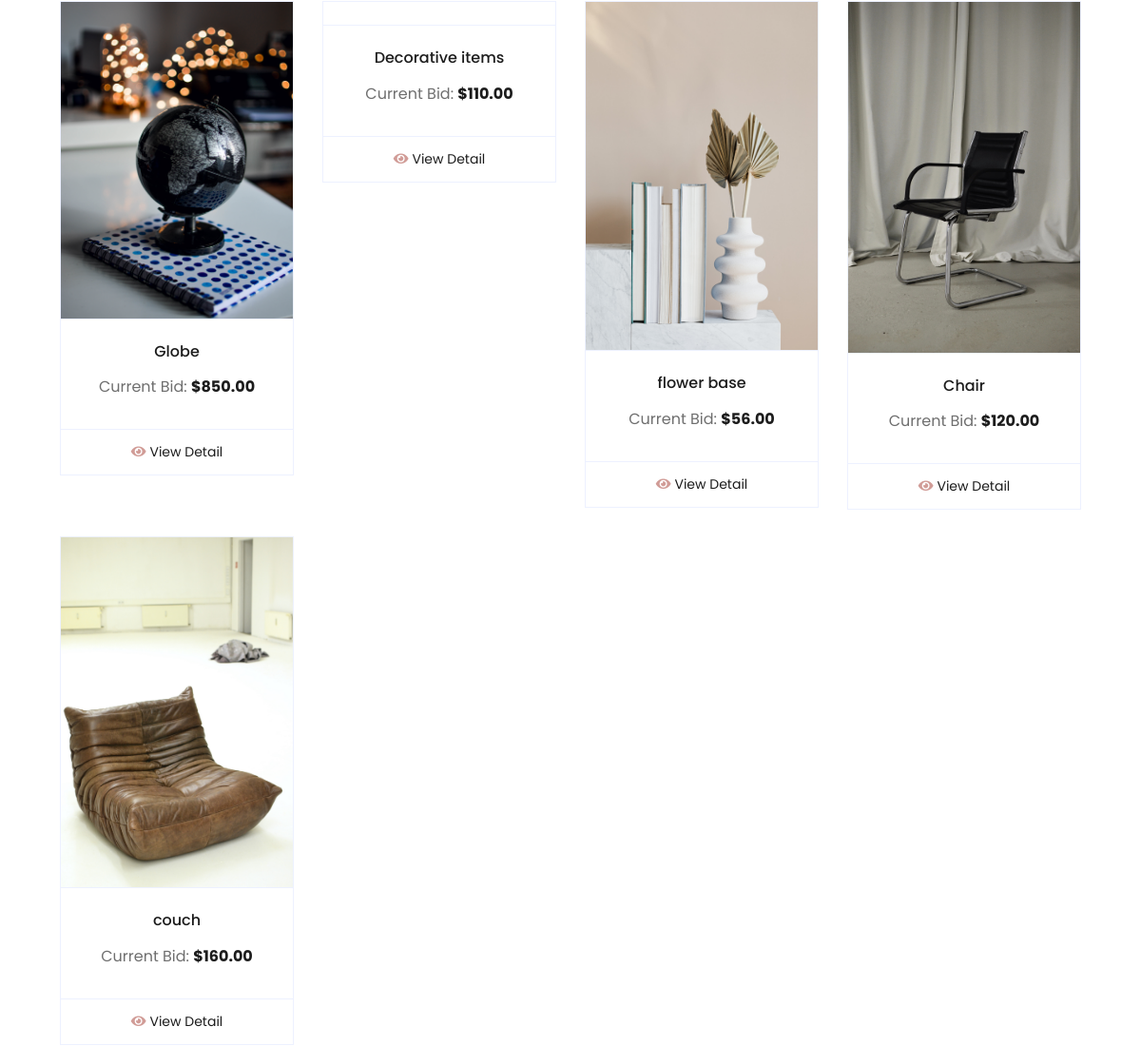
The app's page /categories/office (middle part), older data.
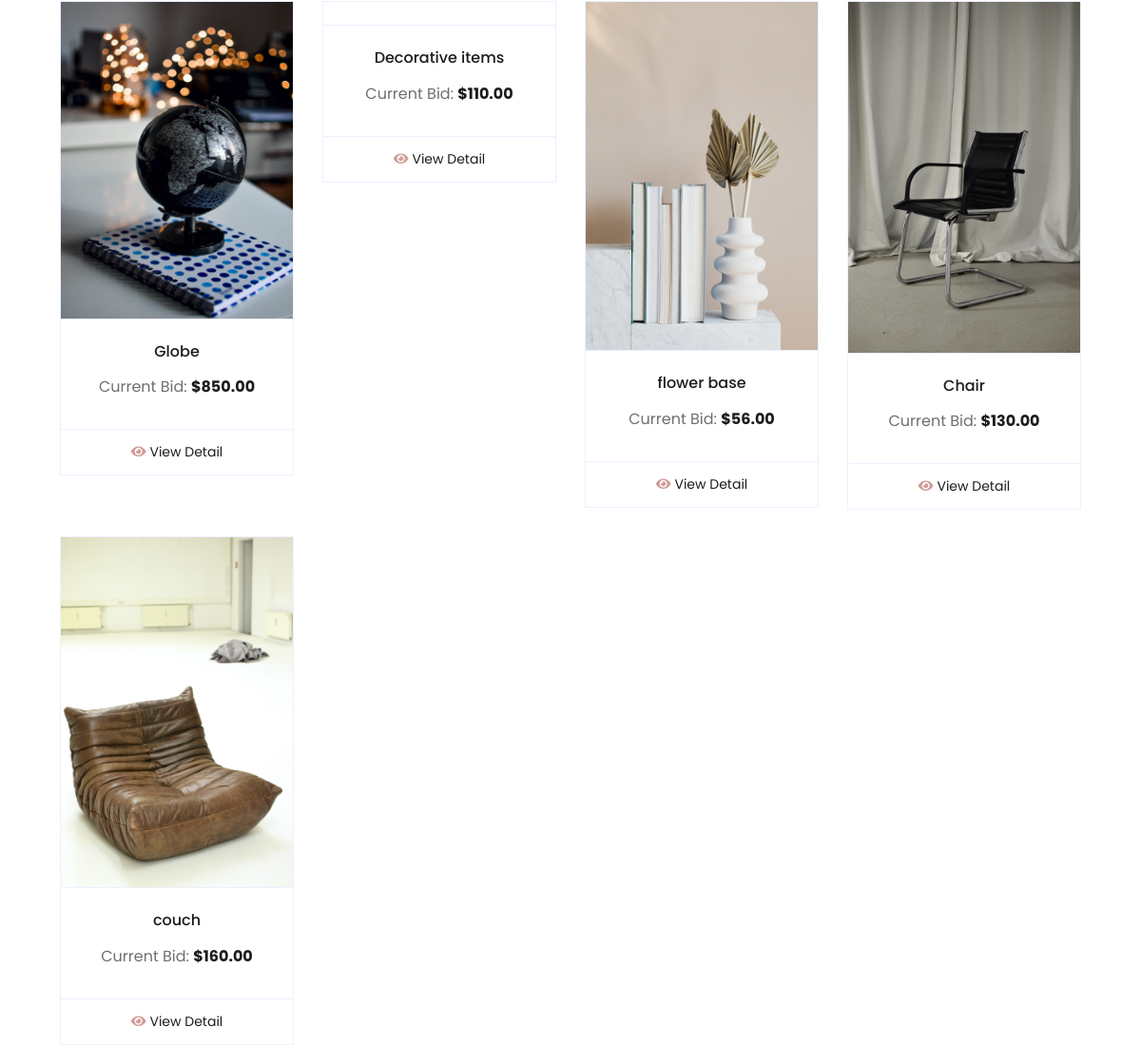
The same page, newer data.
### auctions/models.py (models this page shows)
class listing(models.Model):
    bid_price = models.DecimalField(max_digits=5, decimal_places=2)
    title = models.CharField(name="title", max_length=250)
    description = models.CharField(name="description", max_length= 700)
    category = models.CharField(name="category", max_length=20, default="Not Specified")
    current_price = models.DecimalField(max_digits=5, decimal_places=2)
    slug = models.SlugField(name="slug")
    image = models.ImageField(upload_to='auctions/media/', null=True)
    status = models.BooleanField(default=True)
    user_id = models.ForeignKey(User, on_delete=models.CASCADE, default=User)

### auctions/views.py (the view)
# urls.py: path("categories/<str:category>", views.categories, name="categories"),
def categories(request, category):
    if category == 'all':
        cat_list = models.listing.objects.all().values_list('category', flat= True ).distinct()
        return render(request, 'auctions/categories.html', { 'categories': cat_list })
    else:
        cat_list = models.listing.objects.filter(category = category)
        count = models.listing.objects.filter(category = category).count()
        return render(request, 'auctions/categories.html', { 'cat_list': cat_list, 'category': category })

### auctions/templates/auctions/categories.html (shortened to what this page needs)
{% extends 'auctions/layout.html' %}
{% load static %}
{% block body %}
    {% if categories %}
    <div class="container-fluid pt-5">
        <div class="row px-xl-5 pb-3">
            {% for category in categories %}
            <div class="col-lg-4 col-md-6 pb-1">
                <a href="{% url 'categories' category=category %}" class="cat-img position-relative overflow-hidden mb-3">
                    <div class="cat-item d-flex flex-row justify-content-between border mb-4" style="padding: 30px;">
                        <h5 class="font-weight-semi-bold m-0">{{ category| capfirst }}</h5>
                    </div>
                </a>
            </div>
            {% endfor %}
        </div>
    </div>
    {% else %}
    <div class="container-fluid pt-5">
        <div class="row px-xl-5 pb-3">
            {% for q in cat_list %}
            <div class="col-lg-3 col-md-6 col-sm-12 pb-1">
                <div class="card product-item border-0 mb-4">
                    <div class="card-header product-img position-relative overflow-hidden bg-transparent border p-0">
                        <img class="img-fluid w-100" src="{{ q.image.url }}" alt="">
                    </div>
                    <div class="card-body border-left border-right text-center p-0 pt-4 pb-3">
                        <h6 class="text-truncate mb-3">{{q.title}}</h6>
                        <div class="d-flex justify-content-center">
                            <p>Current Bid: <strong class="text-dark">${{q.current_price}}</strong></p>
                        </div>
                    </div>
                    <div class="card-footer d-flex justify-content-center bg-light border">
                        <a href="{% url 'listing' id=q.pk %}" class="btn btn-sm text-dark p-0"><i class="fas fa-eye text-primary mr-1"></i>View Detail</a>
                    </div>
                </div>
            </div>
            {% endfor %}
        </div>
    </div>
    {% endif %}
{% endblock %}

### auctions/templates/auctions/layout.html (shortened to what this page needs)
{% load static %}
<!DOCTYPE html>
<html lang="en">
<head>
    <link href="https://cdnjs.cloudflare.com/ajax/libs/font-awesome/5.10.0/css/all.min.css" rel="stylesheet">
    <link href="lib/owlcarousel/assets/owl.carousel.min.css" rel="stylesheet">
    <link href="{% static 'css/style.css' %}" rel="stylesheet">
</head>
<body>
    {% block body %}
    {% endblock %}
</body>
</html>

Row changes from the older to the newer data that the page shows:
changed listing "Chair": current_price "120.00" → "130.00"
